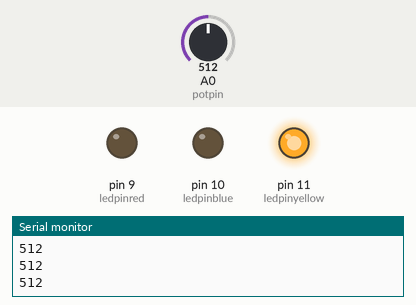
Recording of a sketch running on a simulated Arduino Uno, built with avr-gcc and run on an emulated ATmega328P. Shown: output pins drawn as LEDs (lit = HIGH), the last lines printed to the serial monitor. The test bench sets the inputs (shaded band); at power-on: A0 (potpin) = 512.

Above: at 1.2 s.
1.3 s: A0 (potpin) set to 264
2.8 s: A0 (potpin) set to 233
At 4.0 s:
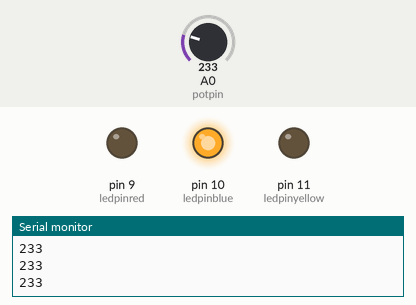
4.3 s: A0 (potpin) set to 166
5.8 s: A0 (potpin) set to 135
At 6.5 s:
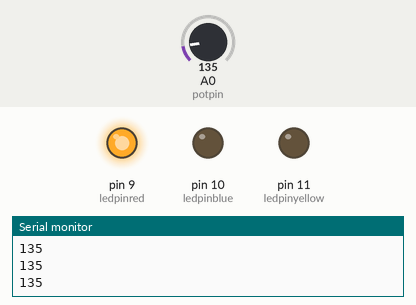
7.3 s: A0 (potpin) set to 160
At 7.8 s:
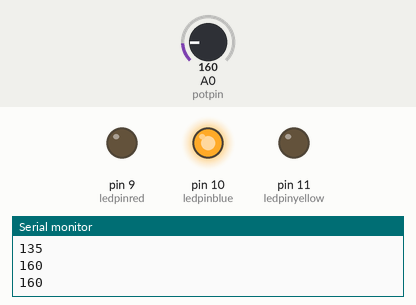
8.9 s: A0 (potpin) set to 140
At 10.3 s:
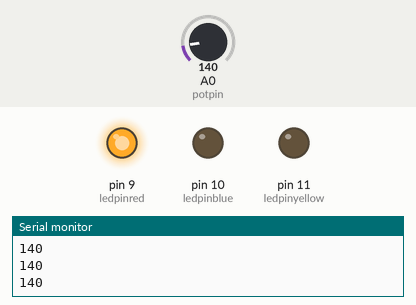
Timing chart, 0 to 11.5 s (numbered marks = the images above; inputs shaded):
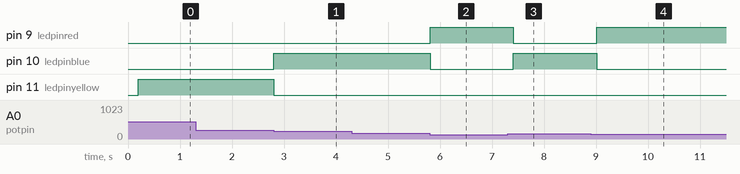

The sketch:

photo_resistor.ino
```cpp
int potpin=0;
int ledpinred=9;
int ledpinblue=10;
int ledpinyellow=11;


void setup() {
  Serial.begin(9600);// set baud rate at 9600
  pinMode(ledpinred, OUTPUT);
  pinMode(ledpinblue, OUTPUT);
  pinMode(ledpinyellow, OUTPUT);
}

void loop() {
  delay(200);
  // put your main code here, to run repeatedly:
  int val=analogRead(potpin);// read the analog value of the sensor and assign it to val
  Serial.println(val);// display the value of val

  if(val < 150) {
    digitalWrite(ledpinred,HIGH);

    digitalWrite(ledpinblue,LOW);
    digitalWrite(ledpinyellow,LOW);
  }
  if(val > 150 && val < 250){
    digitalWrite(ledpinblue,HIGH);

    digitalWrite(ledpinred,LOW);
    digitalWrite(ledpinyellow,LOW);
  }
  if(val > 250){
    digitalWrite(ledpinyellow,HIGH);

    digitalWrite(ledpinred,LOW);
    digitalWrite(ledpinblue,LOW);
  }

}
```

Measured:
- the behaviour switches between 250 and 249 on A0 (potpin) (found by bisection; images 0 and 1)
- the behaviour switches between 150 and 149 on A0 (potpin) (found by bisection; images 1 and 2)
- after the input at 2.8 s, pin 10 (ledpinblue): LOW → HIGH at once; pin 11 (ledpinyellow): HIGH → LOW at once
- after the input at 5.8 s, pin 9 (ledpinred): LOW → HIGH at once; pin 10 (ledpinblue): HIGH → LOW at once
- after the input at 7.3 s, pin 9 (ledpinred): HIGH → LOW after 0.11 s; pin 10 (ledpinblue): LOW → HIGH after 0.11 s
- after the input at 8.9 s, pin 9 (ledpinred): LOW → HIGH after 0.11 s; pin 10 (ledpinblue): HIGH → LOW after 0.11 s
